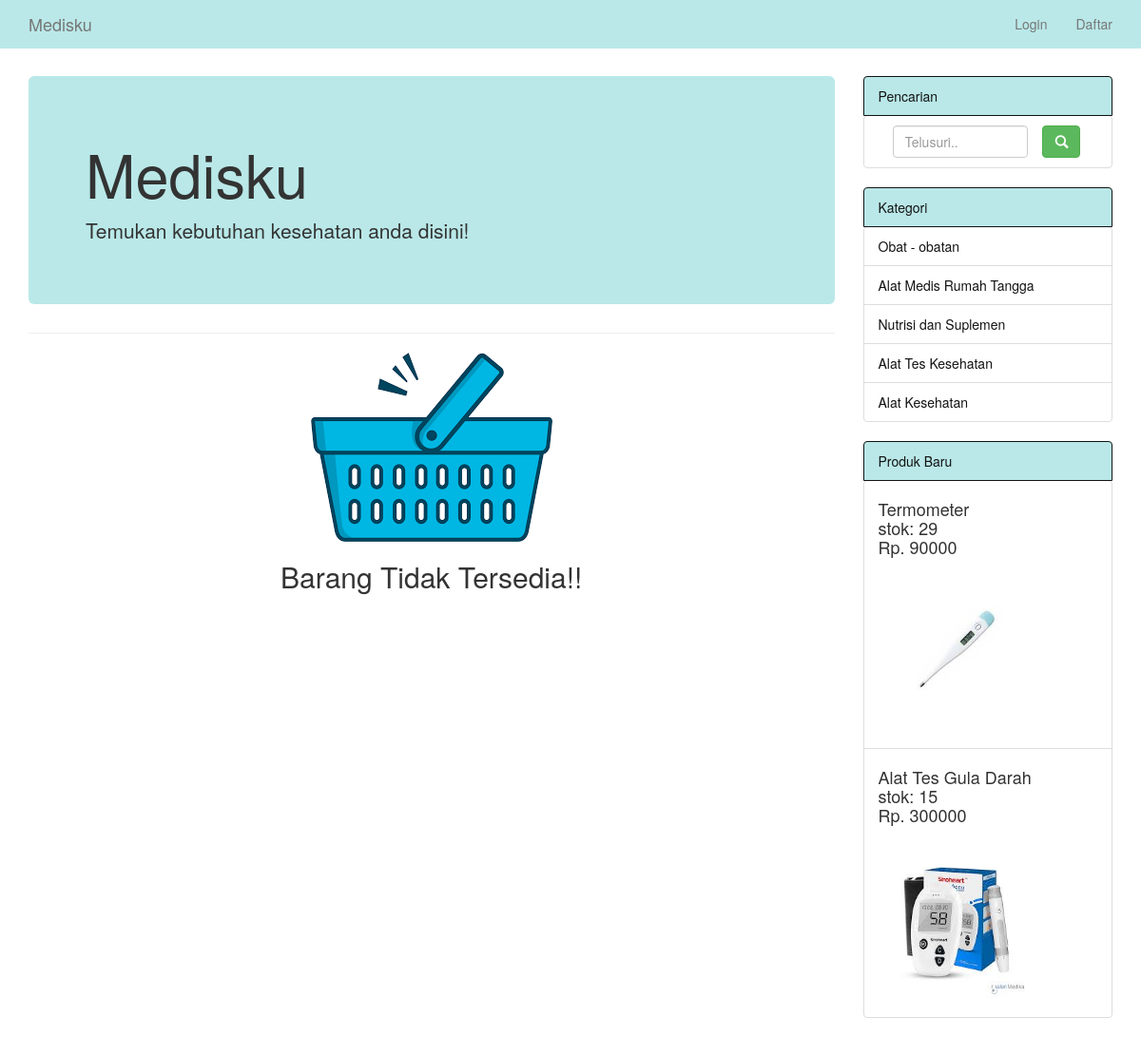
The page /kategori.php on the database its author committed.
### tables this page shows
CREATE TABLE `kategori` (
  `id_kategori` int NOT NULL AUTO_INCREMENT,
  `kategori` varchar(35) NOT NULL,
  PRIMARY KEY (`id_kategori`)
);

CREATE TABLE `barang` (
  `id_barang` int NOT NULL AUTO_INCREMENT,
  `nama_barang` varchar(35) NOT NULL,
  `harga` varchar(35) NOT NULL,
  `stok` int NOT NULL,
  `gambar` varchar(255) NOT NULL,
  `id_kategori` int NOT NULL,
  PRIMARY KEY (`id_barang`),
  KEY `id_kategori` (`id_kategori`),
  CONSTRAINT `barang_ibfk_1` FOREIGN KEY (`id_kategori`) REFERENCES `kategori` (`id_kategori`)
);

### kategori.php (the view, shortened to what this page needs)
<?php
	include "koneksi/config.php";
?>
<!DOCTYPE html>
<html>
<head>
    <link href="assets/css/bootstrap.css" rel="stylesheet">
</head>
<body >
    <nav class="navbar navbar-default navbar-fixed-top" role="navigation">
        <div class="container">
            <div class="navbar-header">
                <a class="navbar-brand" href="index.php">Medisku</a>
            </div>
            <div class="collapse navbar-collapse" id="bs-example-navbar-collapse-1">
                <ul class="nav navbar-nav navbar-right">
                    <li>
                        <a href="login.php">Login</a>
                    </li>
                    <li>
                        <a href="daftar.php">Daftar</a>
                    </li>
                </ul>
            </div>
        </div>
    </nav>
    <div class="container" style="padding-top: 8rem;">
        <div class="row">
            <div class="col-md-9">
                <div class="jumbotron">
                    <h1>Medisku</h1>
                    <p>Temukan kebutuhan kesehatan anda disini!</p>
                </div>
                <hr>
                <div class="row">
                    <?php
                        $kategori = $_GET['kategori'];
                        $sql1 = "select * from barang where id_kategori='$kategori'";
                        $query1 = mysqli_query($connect,$sql1);
                        $cek = mysqli_num_rows($query1);
                        if($cek > 0){
                            while ($row = mysqli_fetch_array($query1)){ ?>
                            <div class="col-md-3 text-center col-sm-6">
                                <div class="thumbnail">
                                    <img src="image/<?php echo $row['gambar'] ?>" style="width: max-content; height: 11rem; object-fit: cover; margin-bottom: 12px">
                                    <div><?php echo ucwords($row['nama_barang']); ?></div>
                                    <div>stok: <?php echo "$row[stok]"; ?></div>
                                    <p style="color: red;">Rp. <?php echo "$row[harga]" ?> </p>
                                </div>
                            </div>
                        <?php }
                        } else { ?>
                            <div style="text-align: center;">
                                <img src="assets/img/kosong.png">
                                <h2>Barang Tidak Tersedia!!</h2>
                            </div>
                    <?php } ?>
                </div>
            </div>
            <div class="col-md-3">
                <div>
                    <a class="list-group-item active ">Pencarian</a>
                    <ul class="list-group">
                        <li class="list-group-item">
                            <form  action="search.php" method="POST">
                                <div class="col-md-9">
                                    <input type="text" name="cari" class="form-control" placeholder="Telusuri..">
                                </div>
                                <button type="submit" class="btn btn-success"><span class="glyphicon glyphicon-search"></span></button>
                            </form>
                        </li>
                    </ul>
                </div>
                <div>
                    <a class="list-group-item active">Kategori</a>
                    <ul class="list-group">
                        <?php
                        $sql = "select * from kategori";
                        $query = mysqli_query($connect,$sql);
                        while ($data = mysqli_fetch_array($query)){ ?>
                            <li class="list-group-item"><a href="kategori.php?kategori=<?php echo "$data[id_kategori]"; ?>"><?php echo "$data[kategori]"; ?></a></li>
                        <?php } ?>
                    </ul>
                </div>
                <div>
                    <a class="list-group-item active">Produk Baru</a>
                    <ul class="list-group">
                        <?php
                            $sql_barang = "select * from barang order by id_barang desc limit 2";
                            $query_barang = mysqli_query($connect,$sql_barang);
                            while ($row = mysqli_fetch_array($query_barang)){ ?>
                            <li class="list-group-item">
                                <div>
                                    <h4><?php echo "$row[nama_barang]"; ?>
                                    <div>stok: <?php echo "$row[stok]"; ?></div>
                                    <p>Rp. <?php echo "$row[harga]" ?> </p>
                                    <img src="<?php echo "image/$row[gambar]"; ?>" style="width: max-content; height: 16rem; object-fit: cover; margin-top: 12px"/>
                                </div>
                            </li>
                        <?php } ?>
                    </ul>
                </div>
            </div>
            </div>
    </div>
</body>
</html>

### rows shown on the page
kategori: kategori "Obat - obatan"
kategori: kategori "Alat Medis Rumah Tangga"
kategori: kategori "Nutrisi dan Suplemen"
kategori: kategori "Alat Tes Kesehatan"
kategori: kategori "Alat Kesehatan"
barang: nama_barang "Termometer", stok "29", harga "90000", gambar (picture)
barang: nama_barang "Alat Tes Gula Darah", stok "15", harga "300000", gambar (picture)
